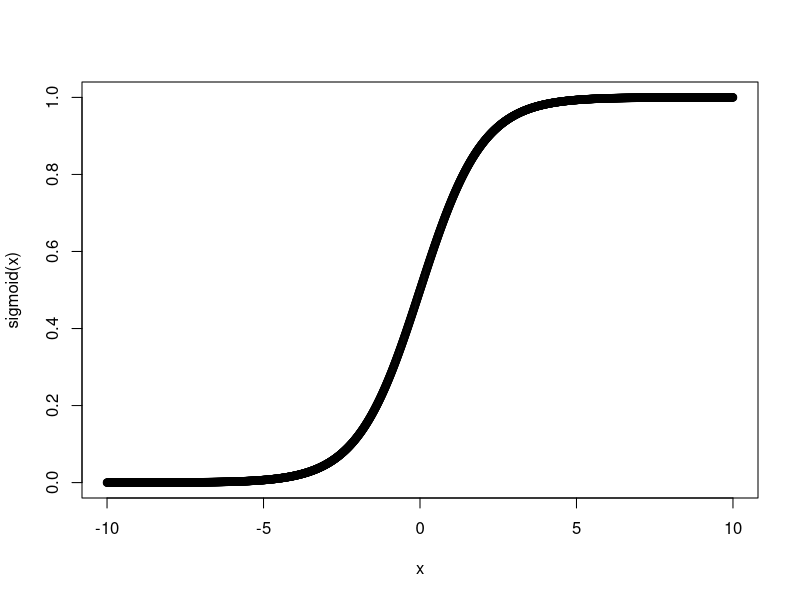
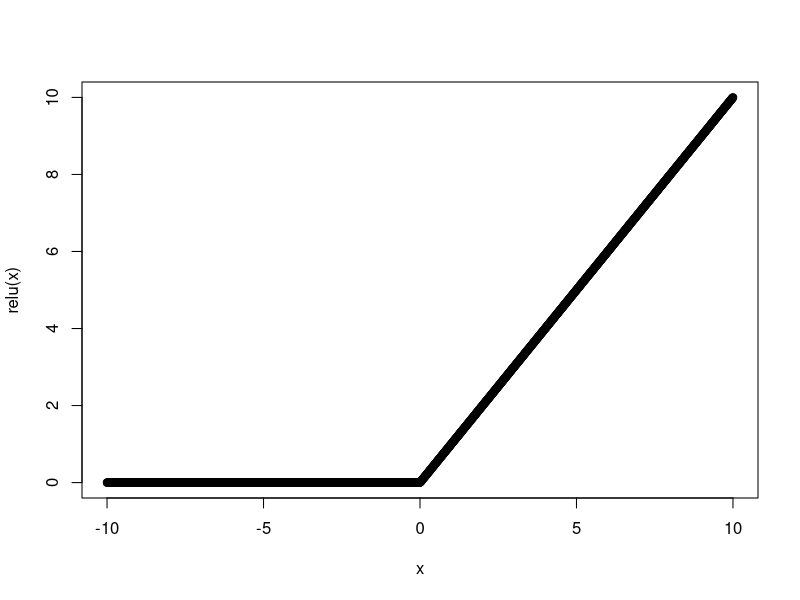
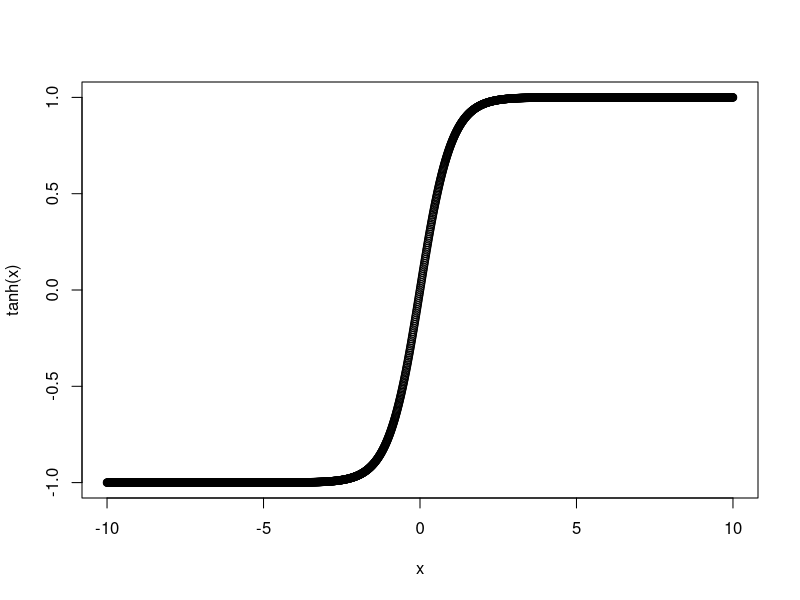

Reproduce these figures in R, in order. (Note: this script raises an error after producing the figures.)
### Łukasz Księżak MSI, gr. 3 DS


#Zad1.
#sigmoid
sigmoid = function(x) {
  1 / (1 + exp(-x))
}

relu = function(x){
  pmax(0, x)  
}


x <- seq(-10, 10, 0.01)

plot(sigmoid(x), x=x) # wykres sigmiod
plot(relu(x), x=x) # wykres relu
plot(tanh(x), x=x) # tangens hiperboliczny

# Wyraz wolny, graficznie patrząc na funkcje aktywacji 
# przesuwa je w lewo, bądź w prawo. 
# W praktyce, wyraz wolny dodawnay jest po to aby lepiej 
# dopasować model do danych.

perceptron <- function(w1,w2,w3,x1,x2){
  y <- w1*x1+w2*x2 + w3  
  if(y>0){
    1
  } else {
    0
  }
}

# Or
y <- perceptron(0.1, 0.1, -0.05, 1,0)

# And
y <- perceptron(0.05, 0.05, -0.09, 1,1)

#Xor
# y <- perceptron(0, 0, 0, 1,1) Not doable

# Zadanie 2,3,4

library(e1071)

computeFeedForward <- function(x, w1, w2, actFunc = sigmoid){
  x = cbind(x, rep(1,dim(x)[1]))
  h = actFunc(x%*%w1)
  
  h2 = cbind(h, rep(1,dim(h)[1]))
  list(ou= actFunc(h2 %*% w2), oh = h)
}

computeBackpropagation <- function(x, y, ou, oh, w1, w2, eta){
  
  delta_u = ou*(1-ou) * (y-ou)
  ohB = cbind(oh, rep(1, dim(oh)[1])) #oh + bias
  
  delta_h = (oh*(1-oh)) * (delta_u %*% t(w2[-length(w2),])) # nie interesuje nas wyraz wolny w2
  xB = cbind(x, rep(1,dim(x)[1])) #x + bias
  
  w2 <- w2 + t(ohB) %*% delta_u * eta
  w1 <- w1 + t(xB) %*% delta_h * eta
  
  list(w1 = w1, w2 = w2)
}


trainANN <- function(x, y, hidden = 10, eta = 0.1, itNmb=10000){
  nmbOfInputsInW1 = dim(x)[2]+1 # +1 bo bias
  nmbOfInputsInW2 = (hidden+1)
  nmbOfOutputs = dim(y)[2]

  w1 <- matrix(rnorm(nmbOfInputsInW1*hidden), nmbOfInputsInW1, hidden)
  w2 <- matrix(rnorm(nmbOfInputsInW2*nmbOfOutputs), nmbOfInputsInW2, nmbOfOutputs)
  
  for(i in 1:itNmb){
    outputs = computeFeedForward(x,w1,w2)
    newW = computeBackpropagation(x,y,outputs$ou,outputs$oh, w1,w2,eta)
    w1 = newW$w1
    w2 = newW$w2
  }
  list(w1=w1, w2=w2, hidden=10)
}

# Zadanie 6
predict <- function(x, model, actFunc = sigmoid){
  x = cbind(x, rep(1,dim(x)[1]))
  h = actFunc( x%*%model$w1 )
  h2 = cbind(h, rep(1,dim(h)[1]))
  
  out = actFunc(h2 %*% model$w2)
  out
}

# Zadanie 7 xor
x = matrix(c(0, 0, 1, 1, 0, 1, 0, 1), 4)
y = matrix(c(0, 1, 1, 0))

model = trainANN(x,y)
predict(x, model)


# Zadanie 8

data(cats, package = "MASS")

# transfromacja danych (F <-1, M <- 0)
x = data.matrix(cats[,-1],rownames.force = NA)
y = data.matrix(cats[,1], rownames.force = NA)
y[y[,1] == "F", ] <- 1
y[y[,1] == "M", ] <- 0

y = data.matrix(as.numeric(y), rownames.force = NA)
y

x
# Przed skalowaniem masa ciała jest znacząco większa,
# niż masy serca, a zatem jedno z wejść bedzie dominowalo nad drugim
# Wynika to z budowy pojedynczego neuronu gdzie suma masy ciala 
# na sumatorze będzie miała większy wpływ na wejściu i masa serce nie 
# będzie wystarczająco brana pod uwagę

model = trainANN(x,y)
res_przed <- predict(x, model)

plec = res_przed
plec[res_przed<0.5] = 0
plec[res_przed>=0.5] = 1
plec = as.factor(plec)

confusionMatrix(plec,as.factor(y))



# Po skalowaniu

# Accuracy zncząco wzrosło, do wartości 79,8%
# Skalownie poprawiło jakoąść klasyfikacji ponieważ obie cechy
# (masa serca i masa ciała) były zrównoważone (z tego samego zakresu)


x = apply(x, MARGIN = 2, FUN = function(X) (X - min(X))/diff(range(X)))

model = trainANN(x,y)
res_po <- predict(x, model)

plec = res_po
plec[res_po<0.5] = 0
plec[res_po>=0.5] = 1
plec = as.factor(plec)

confusionMatrix(plec,as.factor(y))

#Prediction  0  1
#0 84 18
#1 13 29

#Accuracy : 0.7847  

#SVM <- wykorzystując parametry zoptymalizowane 
#w poprzednim ćwiczeniu.

m_svn <- svm(Sex~., data = cats, kernel="radial", cost=0.61, gamma=0.71)
m_svn
m_predict <- predict(m_svn, cats)

as_num <- as.numeric(m_predict)

plec_predicted_svm = as_num
plec_predicted_svm[as_num==1] = 1
plec_predicted_svm[as_num==2] = 0

as.factor(plec_predicted_svm)
as.factor(y)
confusionMatrix(as.factor(plec_predicted_svm), as.factor(y))

#Prediction  0  1
#0 83 15
#1 14 32

#Accuracy : 0.7986  

# Sieć neuronowa poradziła sobie z problemem klasyfikacji
# na podobnym poziomie co SVM (0.784 vs 0,798)

# k.zbikowski@ii.pw.edu.pl
#[MSI]_imie_naz
# Do 02.02.2020
